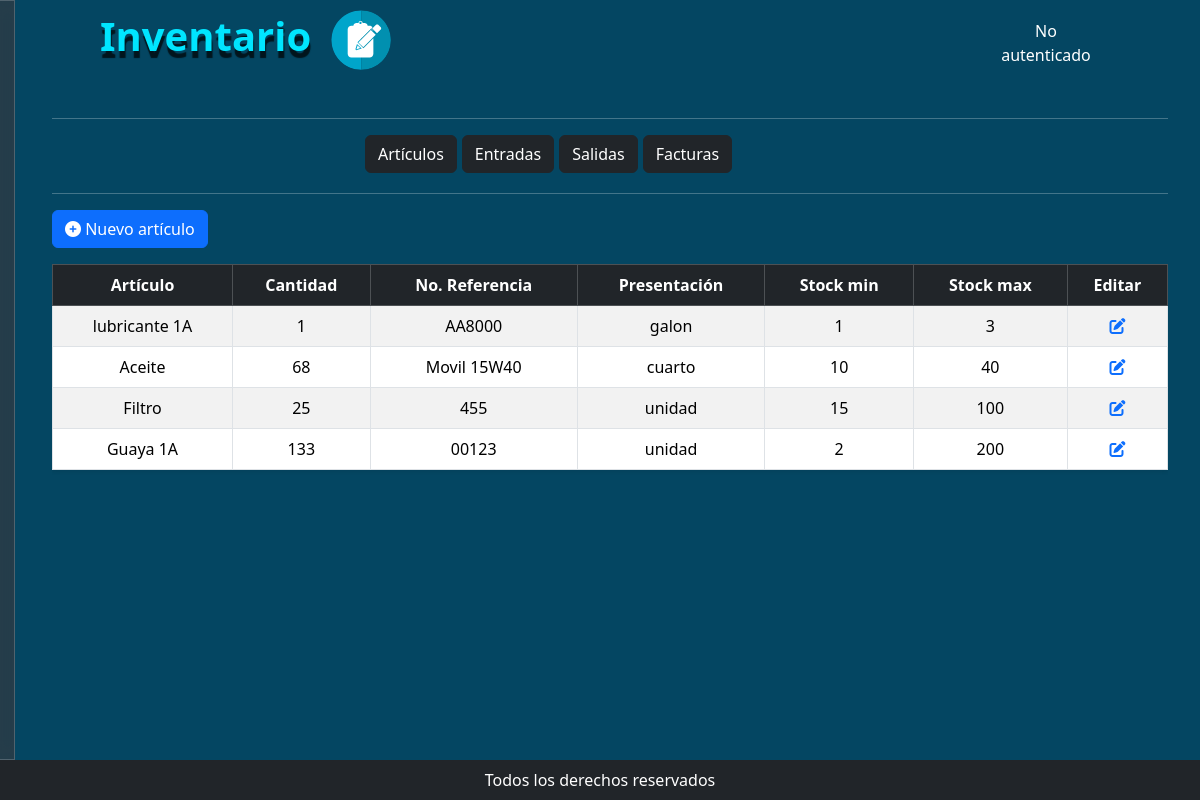
/inventarios/, run on the app's committed database.
### inventarios/models.py (models this page shows, shortened)
class Articulo(models.Model):
    UNIDADES_PRESENTACION = [
        ('unidad', 'Unidad'),
        ('barril', 'Barril'),
        ('balde', 'Balde'),
        ('galon', 'Galón'),
        ('cuarto', 'Cuarto'),
    ]
    nombre_art = models.CharField(max_length=100, unique=True)
    no_referencia = models.CharField(max_length=50, unique=True)
    presentacion = models.CharField(max_length=10, choices=UNIDADES_PRESENTACION)
    stock = models.PositiveIntegerField(default=0)
    stock_min = models.PositiveIntegerField()
    stock_max = models.PositiveIntegerField()

### inventarios/views.py (the view)
# urls.py: path('', views.inventarios, name='inventarios'),
def inventarios(request):
    articulos = Articulo.objects.all()
    form = ArticuloForm()
    return render(request, 'inventarios/inventarios.html', {
        'articulos': articulos,
        'form': form,
        'editando': False
    })

### usuarios/context_processors.py (called while the page is built)
def es_admin(request):
    return {
        'es_admin': request.user.is_authenticated and (
            request.user.is_superuser or getattr(request.user, 'rol', '') == "Administrador"
        )
    }

### inventarios/templates/inventarios/inventarios.html (shortened to what this page needs)
{% extends "../layouts/base.html" %}
{%load static %}
{% block cabecera_p %}
  Inventario
  {% endblock %}
  {% block cabecera_imagen %}
  <img src="{% static 'img/inventarios.svg' %}" class="img-plantilla" alt="" />
  {% endblock %}
{% block content %}
 {% include 'layouts/submenu_inventario.html' %}
  <button
    class="btn btn-primary mb-3"
    data-bs-toggle="modal"
    data-bs-target="#articuloModal"
  >
    <i class="fas fa-plus-circle"></i> Nuevo artículo
  </button>
    <div class="table-responsive">
  <table class="table table-bordered table-striped table-hover shadow-sm align-middle text-center">
    <thead class="table-dark">
          <tr>
            <th>Artículo</th>
            <th>Cantidad</th>
            <th>No. Referencia</th>
            <th>Presentación</th>
            <th>Stock min</th>
            <th>Stock max</th>
            <th>Editar</th>
          </tr>
        </thead>
        <tbody>
          {% for articulo in articulos %}
          <tr>
            <td>{{ articulo.nombre_art }}</td>
            <td>{{ articulo.stock }}</td>
            <td>{{ articulo.no_referencia }}</td>
            <td>{{ articulo.presentacion }}</td>
            <td>{{ articulo.stock_min }}</td>
            <td>{{ articulo.stock_max }}</td>
            <td>
              <a
                href="{% url 'editar_articulo' articulo.id %}"
                class="text-primary"
              >
                <i class="fa-solid fa-pen-to-square"></i>
              </a>
            </td>
          </tr>
          {% endfor %}
        </tbody>
      </table>
    </div>
  {% endblock %}

### templates/layouts/base.html (shortened to what this page needs)
{% load static %}
<!DOCTYPE html>
<html lang="en">
  <head>
    <link
      rel="stylesheet"
      href="https://cdnjs.cloudflare.com/ajax/libs/font-awesome/6.5.0/css/all.min.css"
    />
    <link
      href="https://cdn.jsdelivr.net/npm/bootstrap@5.3.3/dist/css/bootstrap.min.css"
      rel="stylesheet"
    />
    <link rel="stylesheet" href="{% static 'css/styles.css' %}" />
<link href="https://cdn.jsdelivr.net/npm/select2@4.1.0-rc.0/dist/css/select2.min.css" rel="stylesheet" />
  </head>
  <body>
    <div class="contenedor-encabezados">
       <div class="encabezados">
      <h1 class="encabezado-titulo">
        {% block cabecera_p %}  {% endblock %}
      </h1>
        <div>
            {% block cabecera_imagen %}  {% endblock %}
        </div>
        </div>
      <div class="encabezado-items">
        {% if request.user.is_authenticated %}
        <span class="fw-bold">{{ request.user.username }}
        </span>
        {% else %} No autenticado {% endif %}
      </div>
    </div>
    {% include 'layouts/partials/menu.html' %}
    <main>
      <hr>
      {% block content %}
      {% endblock %}
    </main>
    {% include 'layouts/partials/footer.html' %}
  </body>
</html>

### templates/layouts/partials/menu.html (shortened to what this page needs)
{% load static %}
<div class="sidebar">
  <nav>
        <a href="{% url 'index' %}" class="btn btn-menu mb-2 text-white">
</a>
      <a href="{% url 'clientes' %}" class="btn btn-menu mb-2"
        >Clientes</a
      >
      <a href="{% url 'inventarios' %}" class="btn btn-menu mb-2">
        Inventario</a
      >
      <a href="#" class="btn btn-menu mb-2">
        Facturación</a
      >
      <a href="#" class="btn btn-menu mb-2"
        >ajustes</a
      >
      <a href="#" class="btn btn-menu mb-2"
        >Personalizar</a
      >
      <a href="#" class="btn btn-menu mb-2"
        >Soporte</a
      >
  </nav>
</div>

### inventarios/templates/layouts/submenu_inventario.html
<div class="subMenu">
    <a href="{% url 'inventarios' %}" class="btn btn-dark btn-submenu">Artículos</a>
    <a href="{% url 'registrar_entrada' %}" class="btn btn-dark btn-submenu">Entradas</a>
    <button type="button" class="btn btn btn-dark btn-submenu">Salidas</button>
    <button type="button" class="btn btn btn-dark btn-submenu">Facturas</button>
  </div>
  <hr>

### templates/layouts/partials/footer.html
<footer>
        <p>Todos los derechos reservados</p>
</footer>

### static/css/styles.css (style rules this page uses)
* { padding: 0; margin: 0; box-sizing: border-box; }
body { background-color: #044662 !important; color: #ffffff; }
.sidebar { position: fixed; top: 0; left: -135px; width: 150px; height: 95vh; background-color: #044662; transition: left 0.3s ease; z-index: 1030; display: flex; flex-direction: column; justify-content: center; align-items: flex-start; border-right: 4px solid #0d6efd; background: rgba(52, 58, 64, 0.7); backdrop-filter: blur(10px); border: 1px solid rgba(255, 255, 255, 0.2); }
.sidebar a { color: #fff; text-decoration: none; padding: 3px 0; width: 100%; text-align: center; transition: background-color 0.3s; display: flex; align-items: center; justify-content: flex-start; padding-left: 15px; padding-right: 15px; gap: 10px; }
.sidebar a { margin-left: 10px; color: #fff; text-decoration: none; padding: 5px 0; width: 100%; text-align: center; transition: background-color 0.3s; }
.contenedor-encabezados { display: flex; align-items:center; justify-content: center; text-align: center; padding-top: 10px; }
.encabezados { display: flex; flex-direction: row; justify-content: left; align-items:center; justify-items: last baseline; padding-left: 10px; flex-wrap: wrap; gap: 20px; width: 75%; }
.encabezado-titulo { color: #00e5ff; font-size: 2.5rem; font-weight: bold; text-shadow: 1px 7px 1px rgba(0, 0, 0, 0.7); }
.encabezado-items { display: flex; flex-direction: column; text-align: center; justify-content: center; align-items:center; justify-items: center; width: 85px; padding-top: 5px; padding-right: 8px; width: 10%; }
.img-plantilla { width: 60px; height: 60px; border-radius: 50%; margin-right: 25px; }
h1 { text-align: center; }
main { margin-left: 20px; padding: 2rem; }
.btn-submenu { box-sizing: border-box; }
.subMenu { display: flex; justify-content: center; align-items: center; margin-bottom: 20px; gap: 5px; width: 89%; }
footer { position: fixed; bottom: 0; left: 0; width: 100%; height: 5vh; background-color: #212529; color: #fff; padding-top: 15px; z-index: 1020; display: flex; justify-content: center; align-items: center; }

### data on the page
Articulo: nombre_art "lubricante 1A", stock "1", no_referencia "AA8000", presentacion "galon", stock_min "1", stock_max "3"
Articulo: nombre_art "Aceite", stock "68", no_referencia "Movil 15W40", presentacion "cuarto", stock_min "10", stock_max "40"
Articulo: nombre_art "Filtro", stock "25", no_referencia "455", presentacion "unidad", stock_min "15", stock_max "100"
Articulo: nombre_art "Guaya 1A", stock "133", no_referencia "00123", presentacion "unidad", stock_min "2", stock_max "200"
